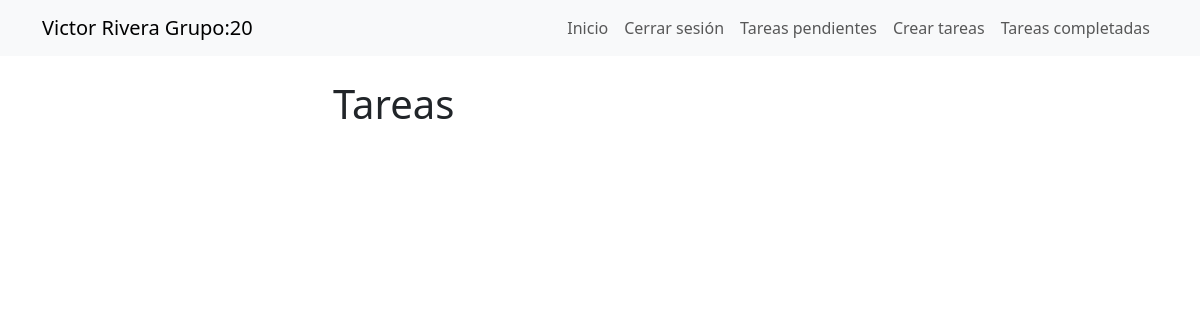
The page /tareas/ (signed in) on the database as committed earlier.
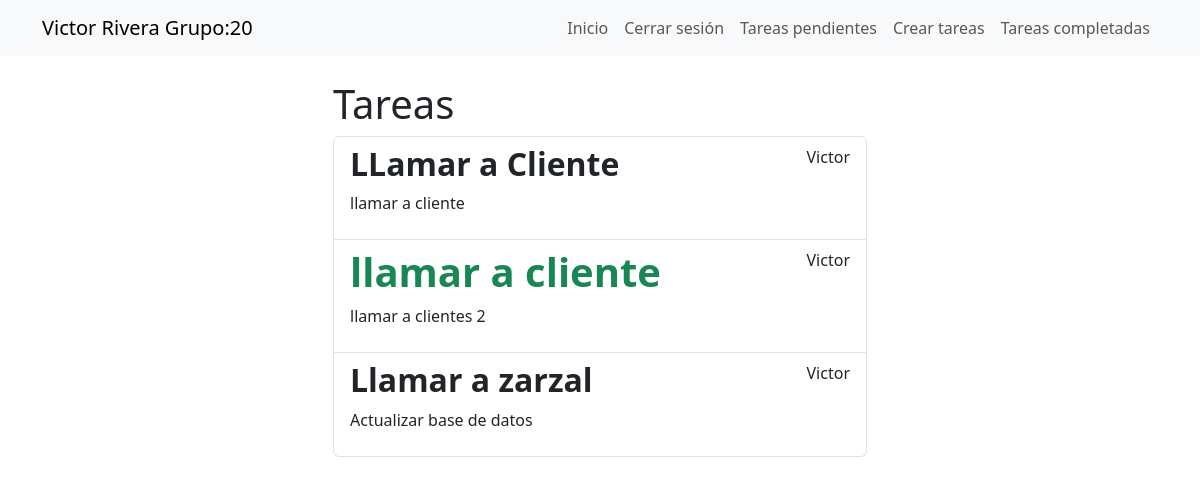
The same page on the database as committed later.
### tareas/models.py (models this page shows, shortened)
class Tarea(models.Model):
    titulo=models.CharField(max_length=100)
    descripcion=models.TextField(blank=True)
    creado=models.DateTimeField(auto_now_add=True)
    finalizado=models.DateTimeField(null=True)
    importancia=models.BooleanField(default=False)
    usuario=models.ForeignKey(User, on_delete=models.CASCADE)

### tareas/views.py (the view)
# urls.py: path('tareas/', views.tareas, name='tareas'),
@login_required
def tareas(request):
    tareas=Tarea.objects.filter(usuario=request.user,finalizado__isnull=True)
    return render(request, 'tareas.html',{'tareas':tareas})

### tareas/templates/tareas.html
{% extends 'templates.html' %}
{% block content %}
<main class='container'>
<div class='row'>
    <div class='col-md-6 offset-md-3'>
<h1>Tareas</h1>
<ul class='list-group'>
    {% for tarea in tareas %}
        <a class='list-group-item' href="{% url 'detalleTareas' tarea.id %}">
         <header class='d-flex justify-content-between'>
            {% if tarea.importancia %}
            <h1 class='fw-bold text-success'>{{ tarea.titulo }}</h1>
        {% else %}
            <h2 class='fw-bold'>{{ tarea.titulo }}</h2>
        {% endif %}
        <p>{{ tarea.usuario.username }}</p>
         </header>
            <p>{{ tarea.descripcion }}</p>
            </a>
    {% endfor %}
</ul>
</div>
</div>
</main>
{% endblock %}

Rows that differ between the two databases and show on the page:
added Tarea: titulo "LLamar a Cliente", usuario.username "Victor", descripcion "llamar a cliente"
added Tarea: titulo "llamar a cliente", usuario.username "Victor", descripcion "llamar a clientes 2"
added Tarea: titulo "Llamar a zarzal", usuario.username "Victor", descripcion "Actualizar base de datos"
